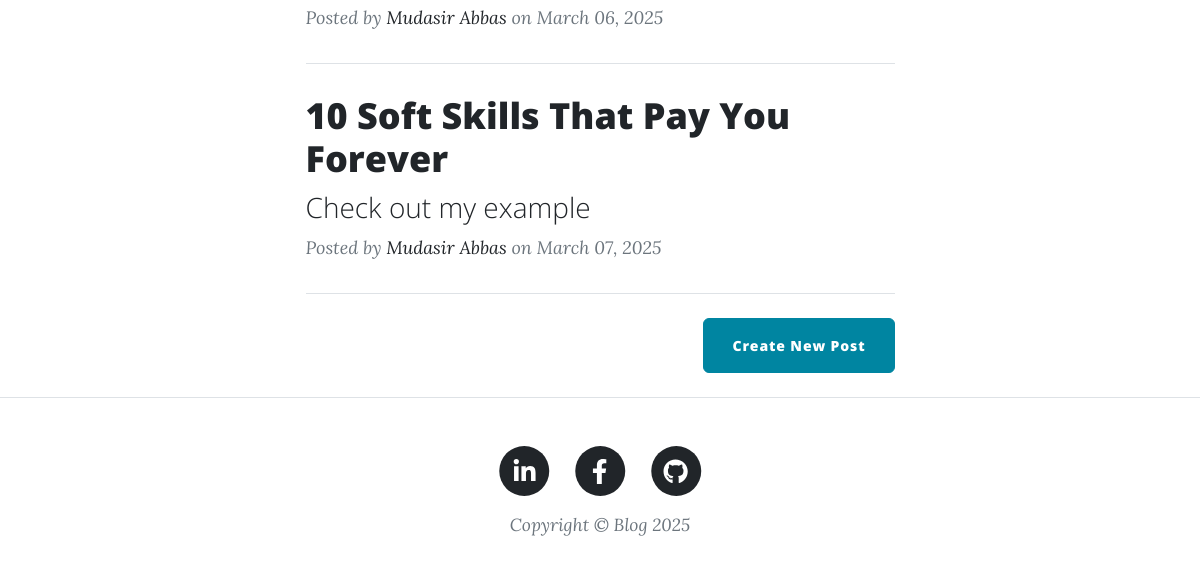
Before: / (lower part) with the older database file.
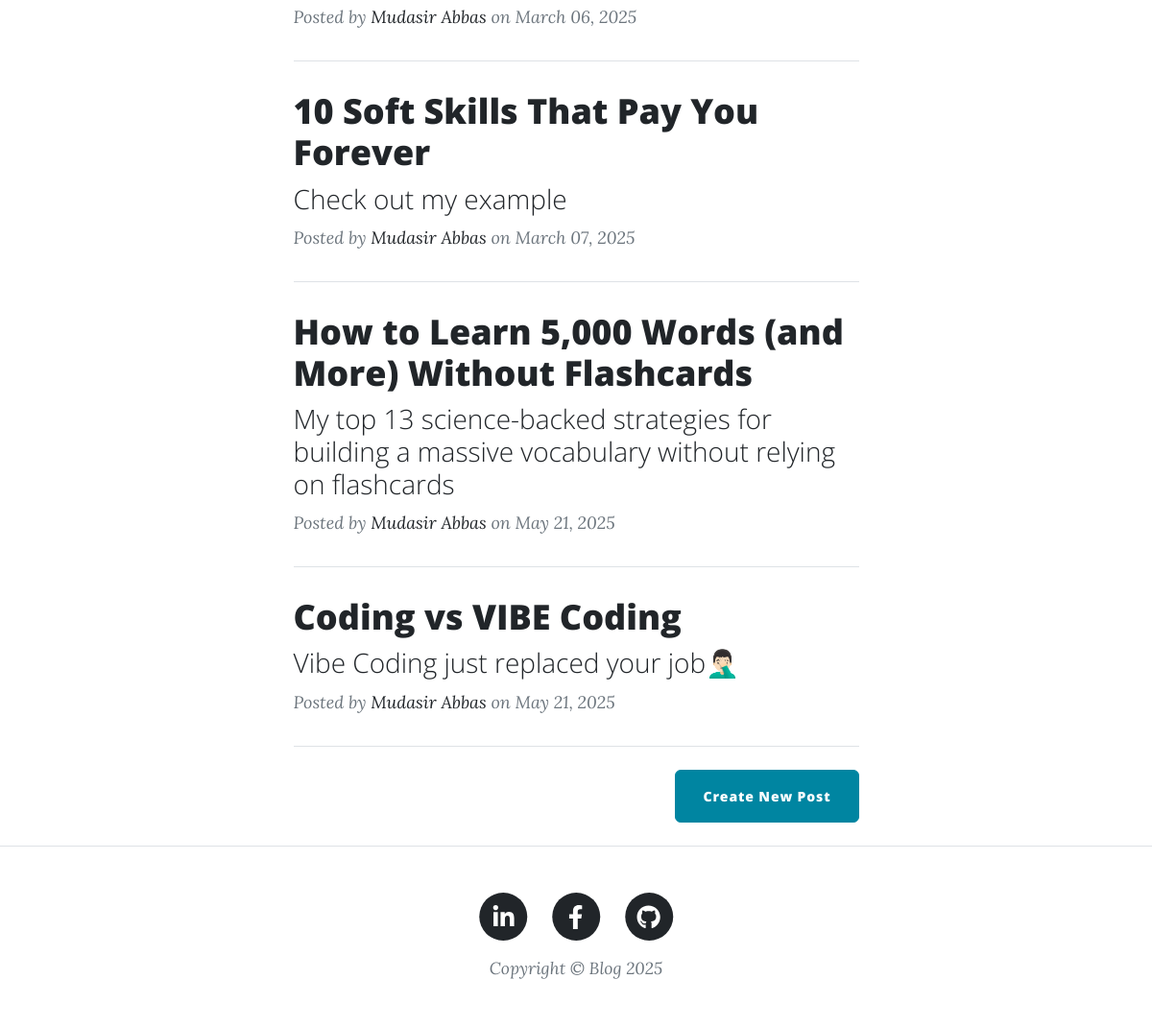
After: the same page with the newer database file.
### tables this page shows
CREATE TABLE blog_post (
                id INTEGER PRIMARY KEY AUTOINCREMENT,
                title TEXT NOT NULL UNIQUE,
                subtitle TEXT NOT NULL,
                date TEXT NOT NULL,
                body TEXT NOT NULL,
                author TEXT NOT NULL,
                img_url TEXT NOT NULL,
                author_id INTEGER NOT NULL,
                FOREIGN KEY (author_id) REFERENCES user(id) ON DELETE CASCADE
            );

### main.py (the view)
@app.route('/')
def get_all_posts():
    with sqlite3.connect(DB_PATH) as conn:
        cursor = conn.cursor()
        cursor.execute("SELECT * FROM blog_post")
        blog_post = cursor.fetchall()
    posts = [blog for blog in blog_post]
    return render_template("index.html", all_posts=posts, current_user=current_user, current_year=date.today().year)

### templates/index.html (shortened to what this page needs)
{% include "header.html" %}
<div class="container px-4 px-lg-5">
    <div class="row gx-4 gx-lg-5 justify-content-center">
        <div class="col-md-10 col-lg-8 col-xl-7">
            {% for post in all_posts %}
            <div class="post-preview">
                <a href="{{ url_for('show_post', post_id=post[0]) }}">
                    <h2 class="post-title">{{ post[1] }}</h2>
                    <h3 class="post-subtitle">{{ post[2] }}</h3>
                </a>
                <p class="post-meta">
                    Posted by
                    <a href="#">{{ post[5] }}</a>
                    on {{ post[3] }}
                </p>
            </div>
            <hr class="my-4" />
            {% endfor %}
            <div class="d-flex justify-content-end mb-4">
                <a class="btn btn-primary float-right" href="{{ url_for('add_new_post') }}">Create New Post</a>
            </div>
            </div>
        </div>
    </div>
{% include "footer.html" %}

### templates/header.html (shortened to what this page needs)
<!DOCTYPE html>
<html lang="en">
<head>
    {% block styles %}
    {{ bootstrap.load_css() }}
    <link
            href="{{ url_for('static', filename='css/styles.css') }}"
            rel="stylesheet"/>
    {% endblock %}
</head>
<body>
</body>
</html>

### templates/footer.html (shortened to what this page needs)
<footer class="border-top">
    <div class="container px-4 px-lg-5">
        <div class="row gx-4 gx-lg-5 justify-content-center">
            <div class="col-md-10 col-lg-8 col-xl-7">
                <ul class="list-inline text-center">
                    <li class="list-inline-item">
                        <a href="https://www.linkedin.com/in/mjeyz/">
                            <span class="fa-stack fa-lg">
                                <i class="fas fa-circle fa-stack-2x"></i>
                                <i class="fab fa-linkedin-in fa-stack-1x fa-inverse"></i>
                            </span>
                        </a>
                    </li>
                    <li class="list-inline-item">
                        <a href="https://www.facebook.com/profile.php?id=61566127081692">
                                  <span class="fa-stack fa-lg">
                                      <i class="fas fa-circle fa-stack-2x"></i>
                                      <i class="fab fa-facebook-f fa-stack-1x fa-inverse"></i>
                                  </span>
                        </a>
                    </li>
                    <li class="list-inline-item">
                        <a href="https://github.com/mjeyz">
                                  <span class="fa-stack fa-lg">
                                      <i class="fas fa-circle fa-stack-2x"></i>
                                      <i class="fab fa-github fa-stack-1x fa-inverse"></i>
                                  </span>
                        </a>
                    </li>
                </ul>
                <div class="small text-center text-muted fst-italic">Copyright &copy; Blog <span id="currentYear"></span></div>
            </div>
        </div>
    </div>
</footer>
</body>
</html>

Changed rows visible on the page:
added blog_post: title "How to Learn 5,000 Words (and More) Without Flashcards", subtitle "My top 13 science-backed strategies for building a massive vocabulary without relying on flashcards", author "Mudasir Abbas", date "May 21, 2025"
added blog_post: title "Coding vs VIBE Coding", subtitle "Vibe Coding just replaced your job🤦🏻‍♂️", author "Mudasir Abbas", date "May 21, 2025"
